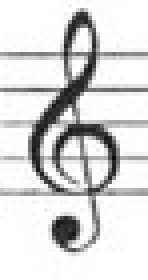
%> input picture gclef-original.jpg, 37 x 70 px (shown 4 times larger)
$ octave --eval "result = analysisOfSubImage(imread('gclef-original.jpg'));"   (GNU Octave 9; MATLAB toolbox functions it lacks are replaced by stand-ins)
%> lines starting %> are read from the running program, lines starting %| are printed output that depends on the picture; in (x1, y1, x2, y2) boxes, pixels count from 0 and x2, y2 are one past the last pixel; in counts of white or black regions, pixels touching at a corner belong together; the program's own positions count from 1
### removeStaffLines.m
% Removing staff lines but not using the imopen function because of
% different kernels. No specific reason why but worked fine so we are
% keeping it that way.
function imgNoLines = removeStaffLines(img)
    % Erosion
    nhood = [0 1 1 0; 0 1 1 0; 0 1 1 0; 0 1 1 0];
    imgNoLines = imerode(img, nhood);

    % Dilation
    nhoodD = [0 1 0; 0 1 0; 0 1 0];
    imgNoLines = imdilate(imgNoLines,nhoodD);
end

### extractNoteHeads.m
% Extract the note heads through morphogical image operations such as
% dilation and erosin. (Matlab imopen)
function noteHeadImg = extractNoteHeads(img)
    SE = strel('disk', 5);
    noteHeadImg = imopen(img,SE);
end

### extractShafts.m
% Extract the note shafts through morphogical image operations such as
% dilation and erosin. (Matlab imopen)
function noteShaftImg = extractShafts(img)
    line = strel('line', 21, 90);
    noteShaftImg = imopen(img,line);
end

### extractBeams.m
% Extract the note beams through morphogical image operations such as
% dilation and erosin. (Matlab imopen)
function beamsImg = extractBeams(img)
    line = strel('line', 14, 0);
    beamsImg = imopen(img,line);
end

### extractFlags.m
% Extract the note flags through morphogical image operations such as
% dilation and erosin. (Matlab imopen)
function flagImg = extractFlags(img)
%     img = imdilate(img, [1 1; 1 1; 1 1]);

    % Boolean values instead of numerical as an result
    % of copying the beam matrix
    flag1 = [false,false,false,false,false,false;true,false,false,false,false,false;true,false,false,false,false,false;true,true,false,false,false,false;true,true,true,false,false,false;false,true,true,false,false,false;false,false,false,true,false,false;false,false,false,false,true,false;false,false,false,false,true,false;false,false,false,false,false,true;false,false,false,false,false,false];

    flag2 = flipud(flag1);

    flagImg = imopen(img,flag1) + imopen(img,flag2);

end

### analysisOfSubImage.m
% Analysing an image to get the notes. The image img is a subimage of fixed
% size containing one bar of 5 stafflines and notes. The image bw is a
% binary version of img.
function str = analysisOfSubImage(img)
    str = '';
    subImgSize = 120;
    imgHeight = size(img, 1);
%> imgHeight = 70

    % Scaling every subimage to same height of 120px
    imgScaleFactor = subImgSize / imgHeight;
%> imgScaleFactor = 1.71
    img = imresize(img, imgScaleFactor, 'bicubic');
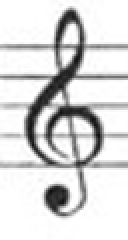
%> img: size 120x64x3 uint8 (shown 2 times larger); min 13, max 255, mean 216.3
    imgScaledHeight = size(img, 1);
%> imgScaledHeight = 120
    dPLUSn = imgScaledHeight/11;
%> dPLUSn = 10.91

    % Convert to binary image
    binarizeThreshold = 0.8;
    bw = 1-imbinarize(img(:,:,1), binarizeThreshold);
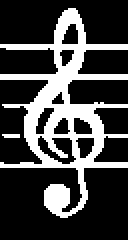
%> bw: size 120x64 double (shown 2 times larger); values 0 (black) and 1 (white), 26.7% white; 2 white regions (1 under 20 px), largest, box (x1, y1, x2, y2) and area: (0, 4, 64, 109) 2031

    noteLocations = zeros(1, 20);
    it=1;
    % Getting the possible location of notes
    for i=dPLUSn : dPLUSn/2 : imgScaledHeight-dPLUSn/2
        noteLocations(it) = i;     % first 2 elements can not be maped to notes. first note start at element 3.
        it = it+1;
    end
%> after the loop, noteLocations = 20 values from 10.91 to 114.5

    % size is 20
    quarterNotes = ["E4", "D4", "C4", "B3", "A3", "G3", "F3", "E3", "D3", "C3", "B2", "A2", "G2", "F2", "E2", "D2", "C2", "B1", "A1", "G1"];
    eightNotes = ["e4", "d4", "c4", "b3", "a3", "g3", "f3", "e3", "d3", "c3", "b2", "a2", "g2", "f2", "e2", "d2", "c2", "b1", "a1", "g1"];

    noLinesImg = removeStaffLines(bw);
%> in removeStaffLines, `imgNoLines = imerode(img, nhood);`: imgNoLines: size 120x64 double; values 0 (black) and 1 (white), 11.6% white; 2 white regions, box (x1, y1, x2, y2) and area: (12, 5, 51, 103) 780, (22, 93, 34, 106) 110
%> in removeStaffLines, `imgNoLines = imdilate(imgNoLines,nhoodD);`:
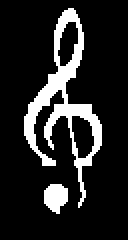
%> imgNoLines: size 120x64 double (shown 2 times larger); values 0 (black) and 1 (white), 14.5% white; 2 white regions, box (x1, y1, x2, y2) and area: (12, 4, 51, 104) 978, (22, 92, 34, 107) 134
    onlyNoteHeadsImg = extractNoteHeads(bw);
%> in extractNoteHeads, `noteHeadImg = imopen(img,SE);`: noteHeadImg: size 120x64 double; values 0 (black) and 1 (white), 3% white; 2 white regions, box (x1, y1, x2, y2) and area: (22, 92, 35, 106) 152, (24, 37, 34, 46) 78
    onlyShaftsImg = extractShafts(bw);
%> in extractShafts, `noteShaftImg = imopen(img,line);`:
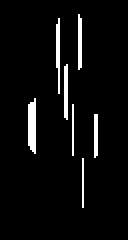
%> noteShaftImg: size 120x64 double (shown 2 times larger); values 0 (black) and 1 (white), 4.7% white in thin lines or dots, all inside (x1, y1, x2, y2) = (14, 7, 49, 104)
    onlyBeamsImg = extractBeams(noLinesImg);
%> in extractBeams, `beamsImg = imopen(img,line);`: beamsImg: size 120x64 double; values 0 (black) and 1 (white), 1.5% white; 1 white region, box (x1, y1, x2, y2) and area: (25, 52, 48, 58) 119
    onlyFlagsImg = extractFlags(noLinesImg);
%> in extractFlags, `flagImg = imopen(img,flag1) + imopen(img,flag2);`:
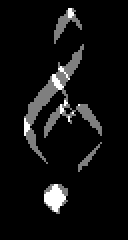
%> flagImg: size 120x64 double (shown 2 times larger); min 0, max 2, mean 0.125; drawn with min black and max white

%     headsAndShafts = onlyShaftsImg + onlyHeadsImg;
    headsAndBeams = onlyNoteHeadsImg + onlyBeamsImg;
%> headsAndBeams: size 120x64 double; values 0 (black) and 1 (white), 4.5% white; 3 white regions, box (x1, y1, x2, y2) and area: (22, 92, 35, 106) 152, (25, 52, 48, 58) 119, (24, 37, 34, 46) 78
    headsBeamsAndFlags = headsAndBeams + onlyFlagsImg;
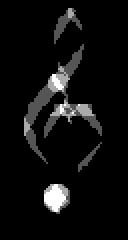
%> headsBeamsAndFlags: size 120x64 double (shown 2 times larger); min 0, max 3, mean 0.171; drawn with min black and max white

    % Finding the note head positions using regionprops
    labelHeads = bwlabel(onlyNoteHeadsImg);
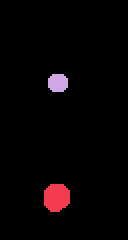
%> labelHeads: size 120x64 double (shown 2 times larger); 3 distinct labels, from 0 to 2; one colour per label, 0 black
    regionHeads = regionprops(labelHeads, 'Centroid');
%> regionHeads = 2 regions; Centroid: [28.8 99.3], [29.5 42]
    centroids = cat(1, regionHeads.Centroid);
%> centroids = [28.85 99.29; 29.5 42]

%     figure;
%     imshow(headsBeamsAndFlags);

    %
    for i=1:size(centroids(:,2))
        rect = [centroids(i,1)-dPLUSn+2, 0, 2*dPLUSn-4, 11*dPLUSn];

        % Size of noteImg differ if croped at edges of img.
        noteImg = imcrop(headsBeamsAndFlags, rect);

        % Convolution to smoothen the curves
        kernel = (1/16)*ones(4);
        convPeaks = conv2(noteImg, kernel, 'same');
        pks = findpeaks(sum(convPeaks, 2));

        % Using the position of the note to find the equivalent string
        % for the note
        [m,index] = min(abs(noteLocations-centroids(i, 2)));
%
%         figure;
%         imshow(noteImg);

        % Checking if quarter or eight notes by checking number of peaks in
        % the horizontal projection of each note
        if (length(pks) == 1)
            str = strcat(str, quarterNotes(index));
        elseif (length(pks) == 2)
            str = strcat(str, eightNotes(index));
        end
    end
%> this loop made 2 passes
%> (rect, pks, m, index) on passes 1 to 2: ([19.94 0 17.82 120], [8.75; 23.5; 21.56; 1.56; 35], 1.11, 17), ([20.59 0 17.82 120], [8.75; 23.5; 21.25; 1.25; 35], 1.64, 7)
%> after the loop, str = ''

    str = strcat(str, "n");
%> str = 'n'
end

$ run again, on flagNote.jpg
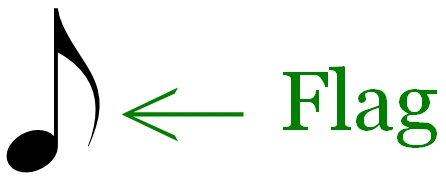
%> input picture flagNote.jpg, 446 x 182 px
%> in analysisOfSubImage, `bw = 1-imbinarize(img(:,:,1), binarizeThreshold);`:
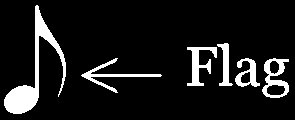
%> bw: size 120x295 double; values 0 (black) and 1 (white), 10.2% white; 6 white regions, box (x1, y1, x2, y2) and area: (4, 5, 66, 114) 1535, (262, 58, 289, 98) 490, (187, 47, 217, 86) 479, (81, 58, 162, 93) 457, (235, 58, 260, 87) 340, (217, 43, 233, 86) 300
%> noteHeadImg: size 120x295 double; values 0 (black) and 1 (white), 2.9% white; 2 white regions, box (x1, y1, x2, y2) and area: (4, 86, 39, 114) 764, (35, 18, 52, 40) 251
%> noteShaftImg: size 120x295 double; values 0 (black) and 1 (white), 5.1% white; 7 white regions, largest, box (x1, y1, x2, y2) and area: (10, 85, 33, 114) 590, (35, 5, 42, 105) 455, (192, 47, 199, 86) 273
%> beamsImg: size 120x295 double; values 0 (black) and 1 (white), 2.2% white; 3 white regions, box (x1, y1, x2, y2) and area: (4, 87, 38, 111) 671, (266, 80, 287, 84) 70, (35, 32, 51, 35) 47
%> in analysisOfSubImage, `labelHeads = bwlabel(onlyNoteHeadsImg);`:
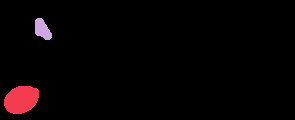
%> labelHeads: size 120x295 double; 3 distinct labels, from 0 to 2; one colour per label, 0 black
%> regionHeads = 2 regions; Centroid: [21.9 100.2], [43 30]
%> centroids = [21.94 100.2; 42.99 30.03]
%> the loop in analysisOfSubImage, `for i=1:size(centroids(:,2))` made 2 passes
%> (rect, pks, m, index, str) on pass 1: ([13.03 0 17.82 120], 72, 1.97, 17, {'C2'})
%> in analysisOfSubImage, `str = strcat(str, "n");`: str = {'C2n'}
